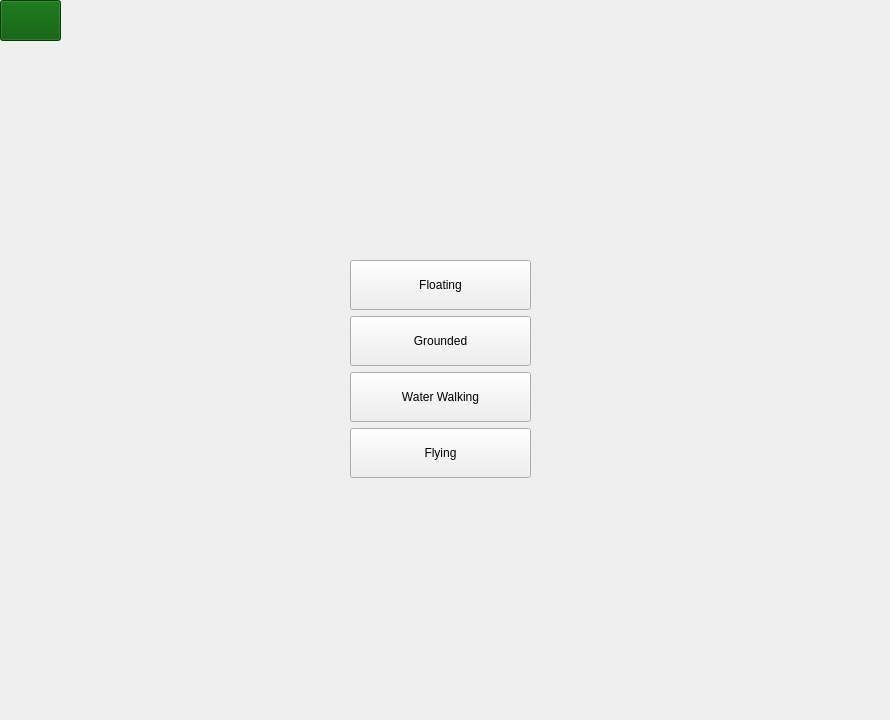
        <widget class="QWidget" name="GalleryMain_Page">
         <widget class="QLabel" name="BackGround_Label_3">
          <property name="geometry">
           <rect>
            <x>0</x>
            <y>0</y>
            <width>881</width>
            <height>711</height>
           </rect>
          </property>
          <property name="text">
           <string/>
          </property>
          <property name="pixmap">
           <pixmap resource="backg.qrc">:/new/prefix1/Background3.jpg</pixmap>
          </property>
          <property name="scaledContents">
           <bool>true</bool>
          </property>
         </widget>
         <widget class="QPushButton" name="Back_Btn_GalleryMain">
          <property name="geometry">
           <rect>
            <x>0</x>
            <y>0</y>
            <width>61</width>
            <height>41</height>
           </rect>
          </property>
          <property name="cursor">
           <cursorShape>PointingHandCursor</cursorShape>
          </property>
          <property name="styleSheet">
           <string notr="true">
background-color: rgb(0, 85, 0);</string>
          </property>
          <property name="text">
           <string/>
          </property>
          <property name="icon">
           <iconset theme="QIcon::ThemeIcon::GoPrevious"/>
          </property>
          <property name="iconSize">
           <size>
            <width>35</width>
            <height>35</height>
           </size>
          </property>
         </widget>
         <widget class="QWidget" name="verticalLayoutWidget_3">
          <property name="geometry">
           <rect>
            <x>350</x>
            <y>260</y>
            <width>181</width>
            <height>231</height>
           </rect>
          </property>
          <layout class="QVBoxLayout" name="ButtonsLayout">
           <property name="sizeConstraint">
            <enum>QLayout::SizeConstraint::SetNoConstraint</enum>
           </property>
           <item>
            <widget class="QPushButton" name="Floating_Btn">
             <property name="minimumSize">
              <size>
               <width>100</width>
               <height>50</height>
              </size>
             </property>
             <property name="baseSize">
              <size>
               <width>0</width>
               <height>0</height>
              </size>
             </property>
             <property name="styleSheet">
              <string notr="true">font: 700 12pt &quot;Tahoma&quot;;
</string>
             </property>
             <property name="text">
              <string>Floating</string>
             </property>
            </widget>
           </item>
           <item>
            <widget class="QPushButton" name="Grounded_Btn">
             <property name="minimumSize">
              <size>
               <width>0</width>
               <height>50</height>
              </size>
             </property>
             <property name="styleSheet">
              <string notr="true">font: 700 12pt &quot;Tahoma&quot;;
</string>
             </property>
             <property name="text">
              <string>Grounded</string>
             </property>
            </widget>
           </item>
           <item>
            <widget class="QPushButton" name="WaterWalking_Btn">
             <property name="minimumSize">
              <size>
               <width>0</width>
               <height>50</height>
              </size>
             </property>
             <property name="styleSheet">
              <string notr="true">font: 700 12pt &quot;Tahoma&quot;;
</string>
             </property>
             <property name="text">
              <string>Water Walking</string>
             </property>
            </widget>
           </item>
           <item>
            <widget class="QPushButton" name="Flying_Btn">
             <property name="minimumSize">
              <size>
               <width>0</width>
               <height>50</height>
              </size>
             </property>
             <property name="styleSheet">
              <string notr="true">font: 700 12pt &quot;Tahoma&quot;;

</string>
             </property>
             <property name="text">
              <string>Flying</string>
             </property>
            </widget>
           </item>
           <item>
            <spacer name="verticalSpacer">
             <property name="orientation">
              <enum>Qt::Orientation::Vertical</enum>
             </property>
             <property name="sizeHint" stdset="0">
              <size>
               <width>20</width>
               <height>40</height>
              </size>
             </property>
            </spacer>
           </item>
          </layout>
         </widget>
        </widget>
